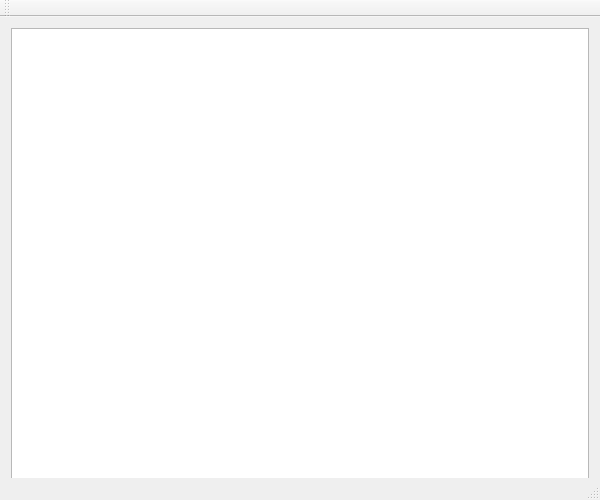
<?xml version="1.0" encoding="UTF-8"?>
<ui version="4.0">
 <class>MainWindow</class>
 <widget class="QMainWindow" name="MainWindow">
  <property name="geometry">
   <rect>
    <x>0</x>
    <y>0</y>
    <width>600</width>
    <height>500</height>
   </rect>
  </property>
  <property name="minimumSize">
   <size>
    <width>600</width>
    <height>500</height>
   </size>
  </property>
  <property name="maximumSize">
   <size>
    <width>900</width>
    <height>600</height>
   </size>
  </property>
  <property name="sizeIncrement">
   <size>
    <width>100</width>
    <height>100</height>
   </size>
  </property>
  <property name="baseSize">
   <size>
    <width>600</width>
    <height>500</height>
   </size>
  </property>
  <property name="windowTitle">
   <string>Таблица умножения</string>
  </property>
  <widget class="QWidget" name="centralWidget">
   <layout class="QGridLayout" name="gridLayout">
    <item row="0" column="0">
     <widget class="QTableView" name="tableView">
      <property name="minimumSize">
       <size>
        <width>500</width>
        <height>500</height>
       </size>
      </property>
      <property name="maximumSize">
       <size>
        <width>800</width>
        <height>600</height>
       </size>
      </property>
      <attribute name="horizontalHeaderDefaultSectionSize">
       <number>30</number>
      </attribute>
     </widget>
    </item>
   </layout>
  </widget>
  <widget class="QMenuBar" name="menuBar">
   <property name="geometry">
    <rect>
     <x>0</x>
     <y>0</y>
     <width>600</width>
     <height>21</height>
    </rect>
   </property>
  </widget>
  <widget class="QToolBar" name="mainToolBar">
   <attribute name="toolBarArea">
    <enum>TopToolBarArea</enum>
   </attribute>
   <attribute name="toolBarBreak">
    <bool>false</bool>
   </attribute>
  </widget>
  <widget class="QStatusBar" name="statusBar"/>
 </widget>
 <layoutdefault spacing="6" margin="11"/>
 <resources/>
 <connections/>
</ui>
